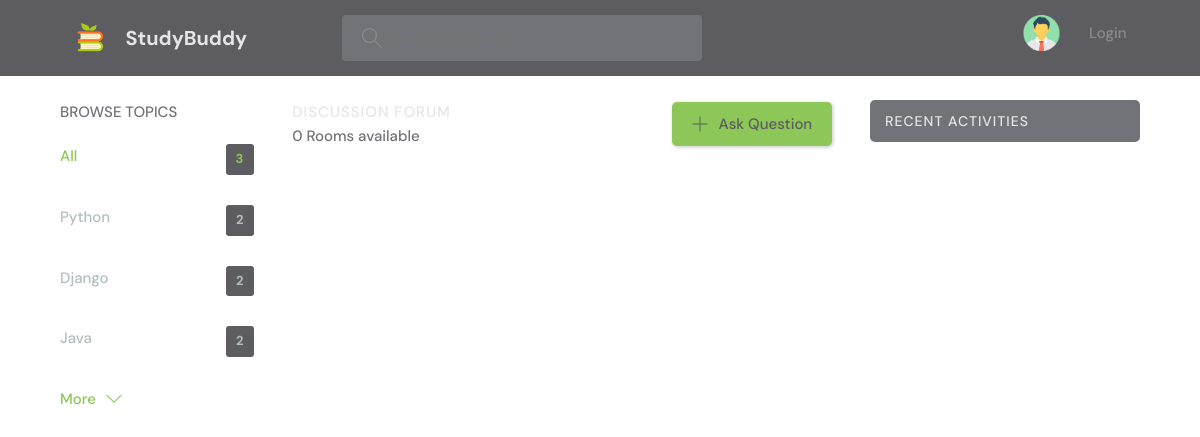
The page /?q=Website on the database as committed earlier.
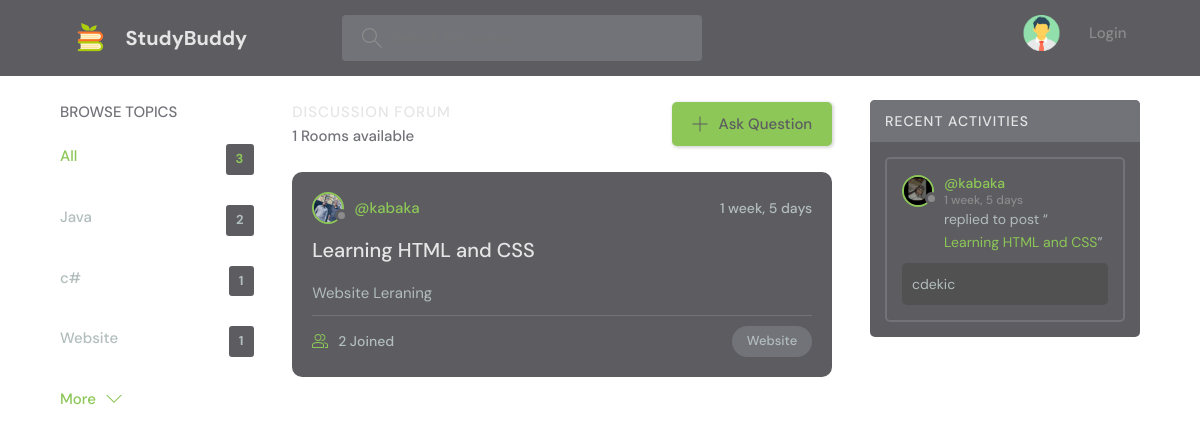
The same page on the database as committed later.
### base/models.py (models this page shows, shortened)
class Topic(models.Model):
    name = models.CharField(max_length=200)

class Room(models.Model):
    host = models.ForeignKey(User, on_delete=models.SET_NULL, null=True)
    topic = models.ForeignKey(Topic, on_delete=models.SET_NULL, null=True)
    participants = models.ManyToManyField(
        User, related_name='participants', blank=True)
    name = models.CharField(max_length=200)
    description = models.TextField(null=True, blank=True)
    updated = models.DateTimeField(auto_now=True)
    created = models.DateTimeField(auto_now_add=True)
    class Meta:
        ordering = ['-updated', '-created']
    def __str__(self):
        return self.name

class Message(models.Model):
    user = models.ForeignKey(User, on_delete=models.CASCADE)
    room = models.ForeignKey(Room, on_delete=models.CASCADE)
    body = models.TextField()
    updated = models.DateTimeField(auto_now=True)
    created = models.DateTimeField(auto_now_add=True)
    class Meta:
        ordering = ['-updated', '-created']

### base/views.py (the view)
# urls.py: path('', views.home, name='home'),
def home(request):
    q = request.GET.get('q') if request.GET.get('q') != None else ''
    rooms = Room.objects.filter(
        Q(topic__name__icontains=q) |
        Q(name__icontains=q) |
        Q(description__icontains=q)
    )
    topics = Topic.objects.all()[0:5]
    room_count = rooms.count()
    room_messages = Message.objects.filter(Q(room__topic__name__icontains=q))
    context = {'rooms': rooms, 'topics': topics,
               'room_count': room_count, 'room_messages': room_messages}
    return render(request, 'base/home.html', context)

### base/templates/base/home.html
{% extends 'main.html' %}
{% block content %}
    <main class="layout layout--3">
      <div class="container">
        {%include 'base/topicscomp.html'%}
        <div class="roomList">
          <div class="roomList__header">
            <div>
              <h2>Discussion Forum</h2>
              <p>{{rooms.count}} Rooms available</p>
            </div>
            <a class="btn btn--main" href="{% url 'create-room' %}">
              <svg version="1.1" xmlns="http://www.w3.org/2000/svg" width="32" height="32" viewBox="0 0 32 32">
                <title>add</title>
                <path
                  d="M16.943 0.943h-1.885v14.115h-14.115v1.885h14.115v14.115h1.885v-14.115h14.115v-1.885h-14.115v-14.115z"
                ></path>
              </svg>
              Ask Question
            </a>
          </div>
          {% include 'base/feed_component.html' %}
        </div>
        {% include 'base/actcomp.html' %}
      </div>
    </main>
  {% endblock %}

### base/templates/base/topicscomp.html
<div class="topics">
  <div class="topics__header">
    <h2>Browse Topics</h2>
  </div>
  <ul class="topics__list">
    <li>
      <a href="{% url 'home' %}" class="active">All <span>{{topics.count}}</span></a>
    </li>
    {% for topic in topics %}
    <li>
      <a href="{% url 'home' %}?q={{topic.name}}">{{topic.name}}<span>{{topic.room_set.all.count}}</span></a>
    </li>
    {% endfor %}
  </ul>
  <a class="btn btn--link" href="{% url 'topics' %}">
    More
    <svg version="1.1" xmlns="http://www.w3.org/2000/svg" width="32" height="32" viewBox="0 0 32 32">
      <title>chevron-down</title>
      <path d="M16 21l-13-13h-3l16 16 16-16h-3l-13 13z"></path>
    </svg>
  </a>
</div>

### base/templates/base/feed_component.html (shortened to what this page needs)
{% for room in rooms %}
<div class="roomListRoom">
  <div class="roomListRoom__header">
    <a href="{% url 'user-profile' room.host.id %}" class="roomListRoom__author">
      <div class="avatar avatar--small">
        <img src="../../../static/images/user3.jpg" />
      </div>
      <span>@{{room.host.username}}</span>
    </a>
    <div class="roomListRoom__actions">
      <span>{{room.created|timesince}}</span>
    </div>
  </div>
  <div class="roomListRoom__content">
    <a href="{% url 'room' room.id %}">{{room.name}}</a>
    <p>
      {{room.description}}
    </p>
  </div>
  <div class="roomListRoom__meta">
    <a href="{% url 'home' %}" class="roomListRoom__joined">
      {{room.participants.all.count}} Joined
    </a>
    <p class="roomListRoom__topic">{{room.topic.name}}</p>
  </div>
</div>
{% endfor %}

### base/templates/base/actcomp.html (shortened to what this page needs)
<div class="activities">
  <div class="activities__header">
    <h2>Recent Activities</h2>
  </div>
  {% for message in room_messages %}
  <div class="activities__box">
    <div class="activities__boxHeader roomListRoom__header">
      <a href="{% url 'user-profile' message.user.id %}" class="roomListRoom__author">
        <div class="avatar avatar--small">
          <img src="../../../static/images/user4.jpg" />
        </div>
        <p>
          @{{message.user}}
          <span>{{message.created|timesince}}</span>
        </p>
      </a>
    </div>
    <div class="activities__boxContent">
      <p>replied to post “<a href="{% url 'room' message.room.id %}">{{message.room}}</a>”</p>
      <div class="activities__boxRoomContent">
        {{message.body}}
      </div>
    </div>
  </div>
  {% endfor %}
</div>

Rows that differ between the two databases and show on the page:
removed Topic: name "Python", room_set.all.count "2"
removed Topic: name "Django", room_set.all.count "2"
added Topic: name "c#", room_set.all.count "1"
added Topic: name "Website", room_set.all.count "1"
added Room: host.username "kabaka", created "1 week, 5 days", name "Learning HTML and CSS", description "Website Leraning", participants.all.count "2", topic.name "Website"
added Message: user "kabaka", created "1 week, 5 days", room "Learning HTML and CSS", body "cdekic"
Other text that changed with them:
{{ rooms.count }}: "0" → "1"
